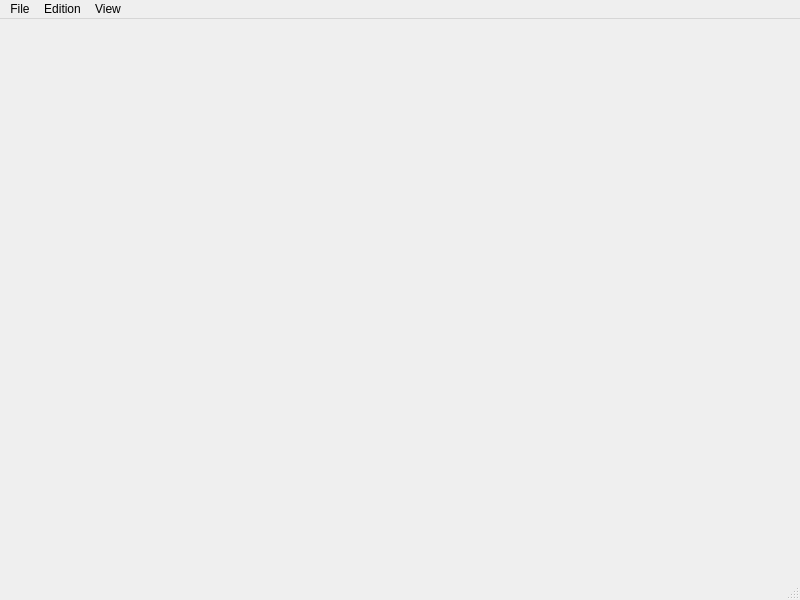
<?xml version="1.0" encoding="UTF-8"?>
<ui version="4.0">
 <class>MainWindow</class>
 <widget class="QMainWindow" name="MainWindow">
  <property name="geometry">
   <rect>
    <x>0</x>
    <y>0</y>
    <width>800</width>
    <height>600</height>
   </rect>
  </property>
  <property name="windowTitle">
   <string>record-gui</string>
  </property>
  <widget class="QWidget" name="centralwidget">
   <layout class="QHBoxLayout" name="horizontalLayout"/>
  </widget>
  <widget class="QMenuBar" name="menubar">
   <property name="geometry">
    <rect>
     <x>0</x>
     <y>0</y>
     <width>800</width>
     <height>21</height>
    </rect>
   </property>
   <widget class="QMenu" name="menuFile">
    <property name="title">
     <string>File</string>
    </property>
   </widget>
   <widget class="QMenu" name="menuEdition">
    <property name="title">
     <string>Edition</string>
    </property>
   </widget>
   <widget class="QMenu" name="menuView">
    <property name="title">
     <string>View</string>
    </property>
   </widget>
   <addaction name="menuFile"/>
   <addaction name="menuEdition"/>
   <addaction name="menuView"/>
  </widget>
  <widget class="QStatusBar" name="statusbar"/>
 </widget>
 <resources/>
 <connections/>
</ui>
